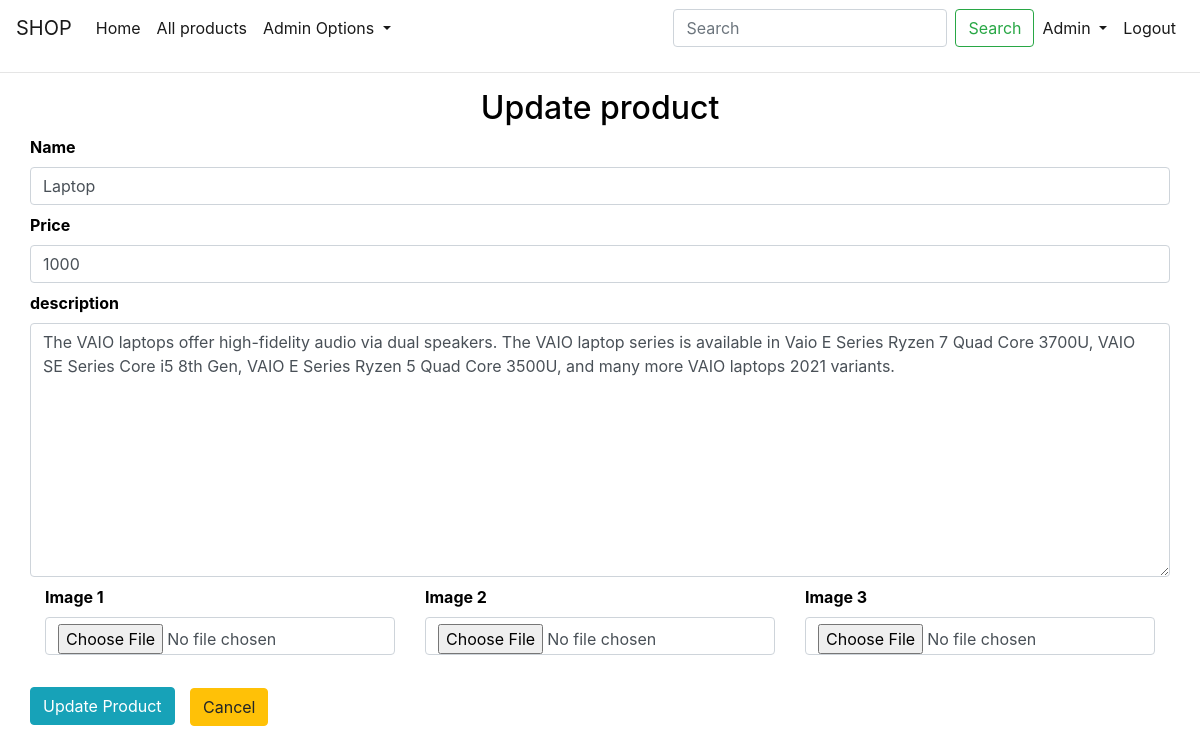
Page /updateproduct/9 (signed in) on the committed database.
### shop/customers/models.py (models this page shows, shortened)
class Register(db.Model, UserMixin):
    id = db.Column(db.Integer, primary_key=True)
    name = db.Column(db.String(50), unique=False)
    username = db.Column(db.String(50), unique=True)
    email = db.Column(db.String(50), unique=True)
    password = db.Column(db.String(200), unique=False)
    country = db.Column(db.String(50), unique=False)
    city = db.Column(db.String(50), unique=False)
    contact = db.Column(db.String(50), unique=False)
    address = db.Column(db.String(50), unique=False)
    zipcode = db.Column(db.String(50), unique=False)
    profile = db.Column(db.String(200), unique=False, default='profile.jpg')
    date_created = db.Column(db.DateTime, nullable=False, default=datetime.utcnow)
    type = db.Column(db.String(20), default='User', nullable=False)
    orders = db.relationship('CustomerOrder', backref='customer_info')

### shop/products/models.py (models this page shows, shortened)
class Addproduct(db.Model):
    __searchable__ = ['name', 'description']
    id = db.Column(db.Integer, primary_key=True)
    name = db.Column(db.String(80), nullable=False)
    price = db.Column(db.Integer, nullable=False)
    description = db.Column(db.Text, nullable=False)
    pub_date = db.Column(db.DateTime, nullable=False, default=datetime.utcnow)
    image_1 = db.Column(db.String(150), nullable=False, default='image1.jpg')
    image_2 = db.Column(db.String(150), nullable=True, default='image2.jpg')
    image_3 = db.Column(db.String(150), nullable=True, default='image3.jpg')
    owner = db.Column(db.Integer, nullable=False)
    highest_bidder = db.Column(db.Integer, nullable=False)
    end_date = db.Column(DateTime, nullable=False)
    winner_id = db.Column(db.Integer, nullable=True)

### shop/admin/controller.py (the view, shortened to what this page needs)
@app.route('/updateproduct/<int:id>', methods=['GET', 'POST'])
@login_required
def updateproduct(id):
    if current_user.type != 'Admin':
        flash('You do not have permission to access this page.', 'danger')
        return redirect(url_for('home'))
    form = Addproducts(request.form)
    updateproduct = Addproduct.query.get_or_404(id)
    form.name.data = updateproduct.name
    form.price.data = updateproduct.price
    form.description.data = updateproduct.description
    return render_template('products/updateproduct.html', form=form, title='Update Product',
                           updateproduct=updateproduct)

### shop/products/forms.py
class Addproducts(Form):
    name = StringField('Name', [validators.DataRequired()])
    price = FloatField('Price', [validators.DataRequired()])
    colors = StringField('Colors', [validators.DataRequired()])
    description = TextAreaField('description', [validators.DataRequired()])
    image_1 = FileField('Image 1', validators=[FileAllowed(['jpg', 'png', 'gif', 'jpeg'])])
    image_2 = FileField('Image 2', validators=[FileAllowed(['jpg', 'png', 'gif', 'jpeg'])])
    image_3 = FileField('Image 3', validators=[FileAllowed(['jpg', 'png', 'gif', 'jpeg'])])

### shop/customers/models.py (called while the page is built)
@login_manager.user_loader
def user_loader(user_id):
    return Register.query.get(user_id)

### shop/templates/products/updateproduct.html (shortened to what this page needs)
{% extends 'layout.html' %}
{% block content %}
<div class="container">
   <div class="row">
      <div class="com-md-8">
         <h2 class="text-center">Update product</h2>
         {% from "_formhelpers.html" import render_field %}
         <form action="" method="POST" enctype="multipart/form-data">
            {{ render_field(form.name, class="form-control", placeholder="Product name" )}}
            {{ render_field(form.price, class="form-control", placeholder="Price" )}}
            {{ render_field(form.description, class="form-control", placeholder="Description",
            rows="10" )}}
            <div class="container">
               <div class="row">
                  <div class="col-md-4">{{ render_field(form.image_1, class="form-control")}}</div>
                  <div class="col-md-4">{{ render_field(form.image_2, class="form-control")}}</div>
                  <div class="col-md-4">{{ render_field(form.image_3, class="form-control")}}</div>
               </div>
            </div>
            <button type="submit" class="btn btn-info mt-4"> Update Product </button>
         </form>
         <a href="{{url_for('products')}}" class="btn btn-warning" style="margin-top: -65px; margin-left: 160px" >Cancel</a>
      </div>
   </div>
</div>
<br>
{% endblock content %}

### shop/templates/layout.html (shortened to what this page needs)
<!doctype html>
<html lang="en">
<head>
    <link rel="stylesheet" href="https://cdn.jsdelivr.net/npm/bootstrap@4.5.3/dist/css/bootstrap.min.css"
>
</head>
<body>
<nav class="navbar navbar-expand-md navbar-light bg-transparent">
    <a class="navbar-brand" href="{{ url_for('home') }}">SHOP</a>
    <div class="collapse navbar-collapse" id="navbarNav">
        <ul class="navbar-nav mr-auto">
            <li class="nav-item active">
                <a class="nav-link" href="{{ url_for('home') }}">Home <span class="sr-only">(current)</span></a>
            </li>
            <li class="nav-item active">
                <a class="nav-link" href="{{ url_for('home') }}">All products</a>
            </li>
                {% if current_user.type == 'Admin' %}
            <li class="nav-item dropdown">
                <a class="nav-link active dropdown-toggle" href="#" id="navbarDropdown3" role="button"
                   data-toggle="dropdown"
                   aria-haspopup="true" aria-expanded="false">
                    Admin Options
                </a>
            </li>
            {% endif %}
        </ul>
        <form class="form-inline my-2 my-lg-0" action="{{url_for('search')}}">
            <input class="form-control mr-sm-2" type="search" placeholder="Search" aria-label="Search" name="q">
            <button class="btn btn-outline-success my-2 my-sm-0" type="submit">Search</button>
        </form>
        <ul class="navbar-nav active">
            {% if current_user.is_authenticated %}
            <li class="nav-item dropdown">
            <a class="nav-link active dropdown-toggle" href="#" id="navbarDropdown1" role="button"
               data-toggle="dropdown"
               aria-haspopup="true" aria-expanded="false">
                {{current_user.name}}
            </a>
            <li class="nav-item active">
                <a class="nav-link" href="{{ url_for('customer_logout') }}">Logout</a>
            </li>
            {% endif %}
        </ul>
    </div>
</nav>
<hr>
{% block content %}
{% endblock %}
</body>
</html>

### shop/templates/_formhelpers.html (shortened to what this page needs)
{% macro render_field(field) %}
  <dt>{{ field.label }}
  <dd>{{ field(**kwargs)|safe }}
  </dd>
{% endmacro %}

### shop/templates/layout.html (style rules this page uses)
body { background-color: #FFFFFF; color: black }

### rows in the picture
Register: name "Admin"
Addproduct: name "Laptop", price "1000", description "The VAIO laptops offer high-fidelity audio via dual speakers. The VAIO laptop series is available in Vaio E Series Ryzen 7 Quad Core 3700U, VAIO SE Series Core i5 8th Gen, VAIO E Series Ryzen 5 Quad Core 3500U, and many more VAIO laptops 2021 variants."

### other values in the picture
{{ field.label }} "Name Price description Image 1 Image 2 Image 3"
